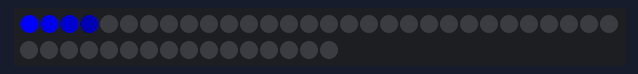
This sketch was run on a simulated Arduino Uno, built with avr-gcc and run on an emulated ATmega328P. On the bench: 46 RGB LEDs in strip order, left to right, continuing on the next row. Dim RGB values are drawn brighter than linear; random numbers use the default seed unless the sketch sets one.

Above: at 0.1 s.
At 1.0 s:
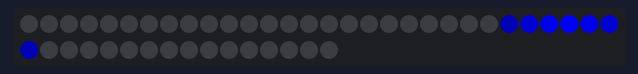
At 1.9 s:
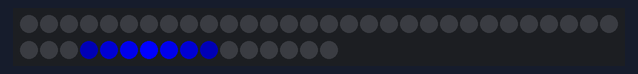
At 2.8 s:
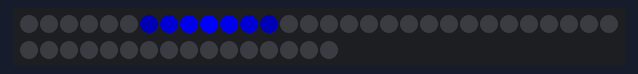
At 3.7 s:
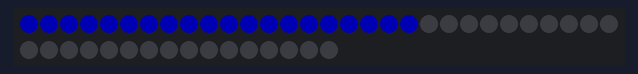
At 6.6 s:
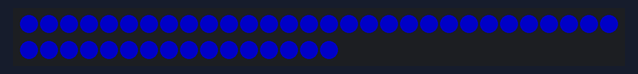

The sketch:

misterfpga_ledstrip.ino
```cpp
#include <Adafruit_NeoPixel.h>
#include <math.h>

#define LED_PIN     3
#define NUM_LEDS    46

Adafruit_NeoPixel strip(NUM_LEDS, LED_PIN, NEO_GRB + NEO_KHZ800);

// ======= Konfigurierbare Variablen ======= //
uint8_t red   = 0;         // Rotwert (0–255)
uint8_t green = 0;         // Grünwert (0–255)
uint8_t blue  = 0;         // Blauwert (0–255)

uint8_t brightness = 255;   // Starthelligkeit (0–255)

// Knight Rider Effekt
uint8_t knightSpeed = 30;     // Geschwindigkeit in ms
uint8_t knightRepeats = 1;    // Anzahl der Wiederholungen

// Puls-Effekt
bool enablePulse = true;             // Pulsieren aktivieren oder deaktivieren
uint8_t pulseMinBrightness = 10;     // minimale Helligkeit
uint8_t pulseMaxBrightness = 100;     // maximale Helligkeit
uint16_t pulseInterval = 70;         // Puls-Update-Geschwindigkeit (ms)
// ========================================= //

void setup() {
  strip.begin();
  strip.setBrightness(brightness);
  strip.show();

  // Initialisiere den Zufallszahlengenerator mit einer zufälligen Quelle
  randomSeed(analogRead(0));  // Nutzen des analogen Pins 0 (ungenerell verbunden) als Seed

  // Zufällige Farbauswahl (rot, grün oder blau)
  chooseRandomColor();

  knightRiderEffect(knightRepeats, knightSpeed);  // Knight Rider Effekt starten
  fadeInLeds(red, green, blue, pulseMaxBrightness-40);  // LEDs mit der maximalen Helligkeit einblenden
}

void loop() {
  if (enablePulse) {
    pulseColor(red, green, blue);  // Pulsieren starten
  } else {
    fillColor(red, green, blue);  // Farbe statisch setzen
    delay(1000);
  }
}

// Funktion zur zufälligen Farbauswahl (rot, grün oder blau)
void chooseRandomColor() {
  int colorChoice = random(3);  // Generiert eine Zahl zwischen 0 und 2
  switch (colorChoice) {
    case 0:
      red = 255;   // Rot
      green = 0;   // Grün
      blue = 0;    // Blau
      break;
    case 1:
      red = 0;     // Rot
      green = 255; // Grün
      blue = 0;    // Blau
      break;
    case 2:
      red = 0;     // Rot
      green = 0;   // Grün
      blue = 255;  // Blau
      break;
  }
}

// Funktion für Knight Rider Effekt mit Fading-Außenkanten
void knightRiderEffect(uint8_t loops, uint8_t speedDelay) {
  const uint32_t baseColor = strip.Color(red, green, blue); // Hauptfarbe für Effekt

  for (uint8_t j = 0; j < loops; j++) {
    // Vorwärts
    for (int i = 0; i < NUM_LEDS; i++) {
      clearStrip();
      applyGradient(i, baseColor);
      strip.show();
      delay(speedDelay);
    }
    // Rückwärts
    for (int i = NUM_LEDS - 2; i >= 0; i--) {
      clearStrip();
      applyGradient(i, baseColor);
      strip.show();
      delay(speedDelay);
    }
  }
}

// Anwenden des Gradienten um eine zentrale LED
void applyGradient(int center, uint32_t color) {
  int r = (color >> 16) & 0xFF;
  int g = (color >> 8) & 0xFF;
  int b = color & 0xFF;

  for (int offset = -3; offset <= 3; offset++) {
    int pos = center + offset;
    if (pos >= 0 && pos < NUM_LEDS) {
      float brightnessFactor = 1.0 - (abs(offset) * 0.25); // 0.25 = starker Abfall, 3 LEDs Reichweite
      brightnessFactor = max(0.0, brightnessFactor);
      strip.setPixelColor(pos, strip.Color(r * brightnessFactor, g * brightnessFactor, b * brightnessFactor));
    }
  }
}

// Funktion um alle LEDs sanft einzublenden
void fadeInLeds(uint8_t r, uint8_t g, uint8_t b, uint8_t targetBrightness) {
  float scale = targetBrightness / 255.0;
  for (int i = 0; i < NUM_LEDS; i++) {
    strip.setPixelColor(i, strip.Color(r * scale, g * scale, b * scale));
    strip.show();
    delay(knightSpeed);  // gleiche Geschwindigkeit wie Knight Rider
  }
}

// Pulsierender Farbeffekt (smooth per Sinuskurve)
void pulseColor(uint8_t r, uint8_t g, uint8_t b) {
  static float angle = 0.0;
  float brightnessFactor = (sin(angle) + 1.0) / 2.0; // Wert zwischen 0.0 und 1.0
  uint8_t brightnessValue = pulseMinBrightness + (brightnessFactor * (pulseMaxBrightness - pulseMinBrightness));

  fillColorWithBrightness(r, g, b, brightnessValue);  // Setze LEDs mit der berechneten Helligkeit

  angle += 0.05; // Schrittweite für weichen Übergang
  if (angle >= 2 * PI) angle -= 2 * PI;

  delay(pulseInterval);
}

// Farbe mit Helligkeit setzen
void fillColorWithBrightness(uint8_t r, uint8_t g, uint8_t b, uint8_t brightnessValue) {
  float scale = brightnessValue / 255.0;
  for (int i = 0; i < NUM_LEDS; i++) {
    strip.setPixelColor(i, strip.Color(r * scale, g * scale, b * scale));
  }
  strip.show();
}

// Hilfsfunktion: Strip löschen
void clearStrip() {
  for (int i = 0; i < NUM_LEDS; i++) {
    strip.setPixelColor(i, 0);
  }
}

// Funktion um alle LEDs auf eine feste Farbe zu setzen
void fillColor(uint8_t r, uint8_t g, uint8_t b) {
  for (int i = 0; i < NUM_LEDS; i++) {
    strip.setPixelColor(i, strip.Color(r, g, b));
  }
  strip.show();
}
```
